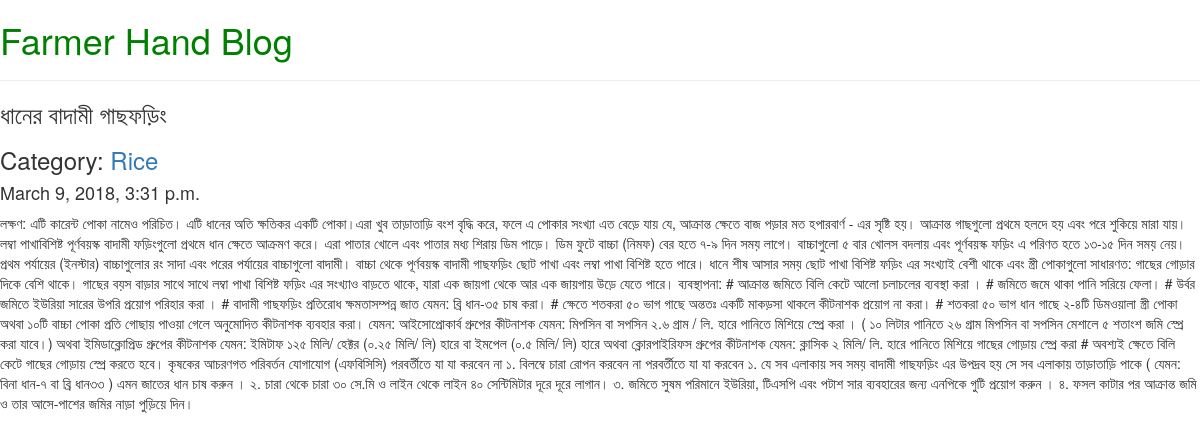
The app's page /post/4 with its own data.
### Farmer_Hand/models.py (models this page shows, shortened)
class BlogPost(models.Model):
    title = models.CharField(max_length=150)
    body = models.TextField()
    created_at =  models.DateTimeField(auto_now_add=True)
    category = models.ForeignKey('Farmer_Hand.Category', blank= True, null=True, on_delete=models.PROTECT,related_name='posts')

class Category(models.Model):
    name = models.CharField(max_length=50)
    def __str__(self):
        return self.name

### Farmer_Hand/views.py (the view)
# urls.py: url(r'^post/(?P<pk>[0-9]+)$', Farmer_Hand.views.view_post, name='view_post') ,
def view_post(request, pk):
    post = BlogPost.objects.get(pk=pk)
    return render(request, 'post.html', {'post':post})

### templates/post.html
{% extends 'master.html' %}
{% block content %}
    <div class ="posts">
            <div class="post">
                <h3 class="title">{{ post.title }}</h3>
                {% include 'partial/category.html'%}
                <h4 class="datetime">{{ post.created_at }}</h4>
                <p class="body">{{ post.body }}</p>
             </div>
</div>
{% endblock %}

### templates/Partial/category.html
{% if post.category %}
    <h3 class="title">Category:
        <a href="/?category={{ post.category.id }}"> {{ post.category }}</a>
    </h3>
{% endif %}

### records on screen
BlogPost: title "ধানের বাদামী গাছফড়িং", category "Rice", created_at "March 9, 2018, 3:31 p.m.", body "লক্ষণ: এটি কারেন্ট পোকা নামেও পরিচিত। এটি ধানের অতি ক্ষতিকর একটি পোকা।এরা খুব তাড়াতাড়ি বংশ বৃদ্ধি করে, ফলে এ পোকার সংখ্যা এত বেড়ে যায় যে, আক্রান্ত ক্ষেতে বাজ পড়ার মত হপারবার্ণ - এর সৃষ্টি হয়। আক্রান্ত গাছগুলো প্রথমে হলদে হয় এবং পরে শুকিয়ে মারা যায়। লম্বা পাখাবিশিষ্ট পূর্ণবয়স্ক বাদামী ফড়িংগুলো প্রথমে ধান ক্ষেতে আক্রমণ করে। এরা পাতার খোলে এবং পাতার মধ্য শিরায় ডিম পাড়ে। ডিম ফুটে বাচ্চা (নিমফ) বের হতে ৭-৯ দিন সময় লাগে। বাচ্চাগুলো ৫ বার খোলস বদলায় এবং পূর্ণবয়স্ক ফড়িং এ পরিণত হতে ১৩-১৫ দিন সময় নেয়। প্রথম পর্যায়ের (ইনস্টার) বাচ্চাগুলোর রং সাদা এবং পরের পর্যায়ের বাচ্চাগুলো বাদামী। বাচ্চা থেকে পূর্ণবয়স্ক বাদামী গাছফড়িং ছোট পাখা এবং লম্বা পাখা বিশিষ্ট হতে পারে। ধানে শীষ আসার সময় ছোট পাখা বিশিষ্ট ফড়িং…"
